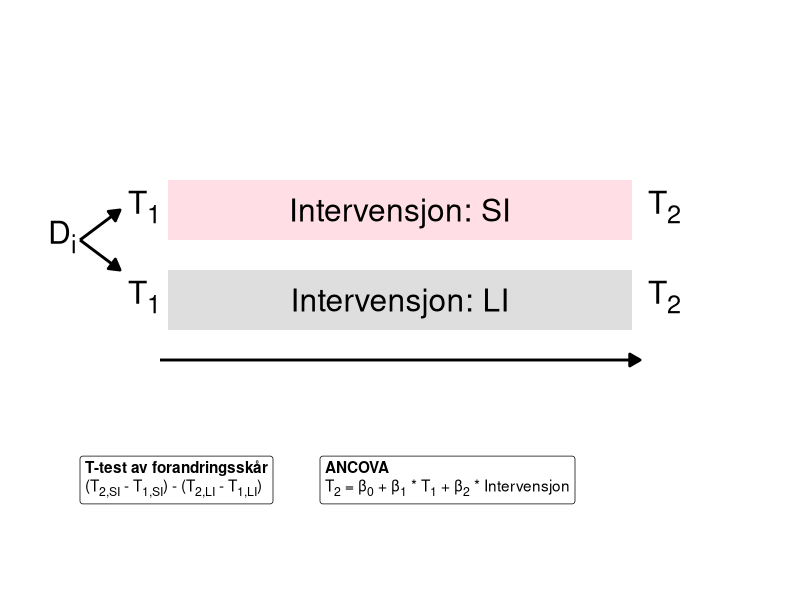
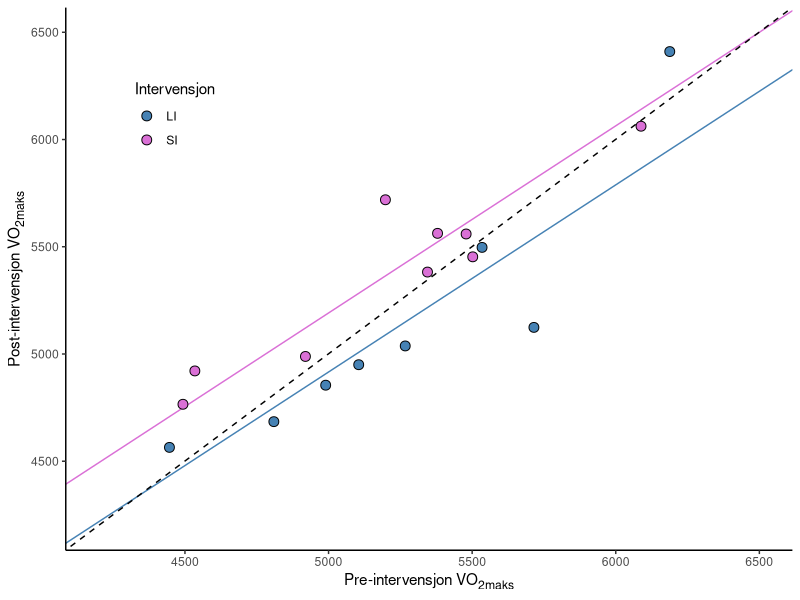

Here is the R script that generated these plots, in order:
## ---- chunk 1
#| include: false

library(tidyverse)

## ---- chunk 2
#| fig-cap: "Deltakere (D<sub>i</sub>, hvor i indikerer en indeks for deltakere) i studien ble tilfeldig inndelt i to grupper: LI og SI. T<sub>1</sub> og T<sub>2</sub> indikerer tidspunkt for testene. T-test av forandringsskår eller ANCOVA kan brukes for å undersøke effekten av intervensjonen."
#| echo: false
#| message: false
#| warning: false
#| label: fig-design-lisi

library(ggtext)
  
  
ggplot(data = data.frame(x = c(0, 0.5, 1), y = c(0, 0.5, 1)), 
  aes(x = x, y = y)) + theme_void() +
  geom_segment(aes(x = c(0.1, 0.1, 0.2), 
                    xend = c(0.15, 0.15, 0.8), 
                  y = c(0.6, 0.6, 0.4),  yend = c(0.55, 0.65, 0.4)), 
  arrow = arrow(type = "closed", length=unit(0.3, "cm")), linewidth = 1) +
  
  annotate("rect", xmin = 0.21, xmax = 0.79, ymin = c(0.45, 0.6), ymax = c(0.55, 0.7), 
  fill = c("gray","pink"), alpha = 0.5) +
  annotate("text", x = c(0.5,0.5), y = c(0.5,0.65), 
  label = c("Intervensjon: LI", "Intervensjon: SI"),
  
  size = 8, hjust = 0.5, vjust = 0.5) +
  
  annotate("richtext", 
  x = c(0.06, 0.16, 0.81, 0.16, 0.81), y = c(0.6,0.5, 0.5, 0.65, 0.65), 
  label = c("D<sub>i</sub>", "T<sub>1</sub>", "T<sub>2</sub>", "T<sub>1</sub>", "T<sub>2</sub>"),
  
  size = 8, hjust = 0, vjust = 0.5,
      fill = NA, label.color = NA, # remove background and outline
    label.padding = grid::unit(rep(0, 5), "pt")) + # remove padding)
  
  scale_x_continuous(limits = c(0, 1), expand = c(0, 0)) +
  scale_y_continuous(limits = c(0, 1), expand = c(0, 0)) +
  
  
  annotate("richtext", 
  x = 0.1, y = 0.2, 
  hjust = 0,
  label = "**T-test av forandringssk&aring;r**<br>(T<sub>2,SI</sub> - T<sub>1,SI</sub>) - (T<sub>2,LI</sub> - T<sub>1,LI</sub>)")+
  
  annotate("richtext", 
  x = 0.4, y = 0.2, 
  hjust = 0,
  label = "**ANCOVA**<br>T<sub>2</sub> = &beta;<sub>0</sub> + &beta;<sub>1</sub> * T<sub>1</sub> + &beta;<sub>2</sub> * Intervensjon")
  
  

## ---- chunk 3
#| label: fig-ancova
#| echo: false
#| message: false
#| fig-width: 4
#| fig-height: 4
#| warning: false
#| fig-cap: "ANCOVA-modellen kan visualiseres som to parallelle regresjonslinjer, en for hver gruppe. Her er pre-intervensjonsverdier på x-aksen og post-intervensjonsverdier på y-aksen. Den striplede linjen viser en hypotetisk sammenheng mellom pre- og post-verdier hvis post verdier økte proporsjonalt med pre-verdiene. Dette er ikke fallet og modellen tar hensyn til dette. Høye pre-verdier følges av noe lavere post-verdier og lave pre-verdier følges av noe høyere post-verdier."

dat <- readxl::read_xlsx("data/ronnestad2021_data.xlsx") %>%
  select(subject, group, time, VO2max) %>%
  pivot_wider(names_from = time, values_from = VO2max)


mod <- lm(post ~ group + pre, data = dat)


dat %>%
ggplot(aes(pre, post, fill = group)) +

geom_abline(intercept = coef(mod)[1], slope = coef(mod)[3], color = "steelblue") +
geom_abline(intercept = coef(mod)[1] + coef(mod)[2], slope = coef(mod)[3], color = "orchid") +

geom_abline(intercept = 1 , slope = 1, lty = 2) +

scale_x_continuous(limits = c(4200, 6500)) +
scale_y_continuous(limits = c(4200, 6500)) +
scale_fill_manual(values = c("steelblue", "orchid")) +

geom_point(shape = 21, size = 3) +
theme_classic() + 

labs(fill = "Intervensjon", x = "Pre-intervensjon VO<sub>2maks</sub>", y = "Post-intervensjon  VO<sub>2maks</sub>") +

theme(legend.position = c(0.15, 0.8), 
axis.title.y = element_markdown(), 
axis.title.x = element_markdown()) 




